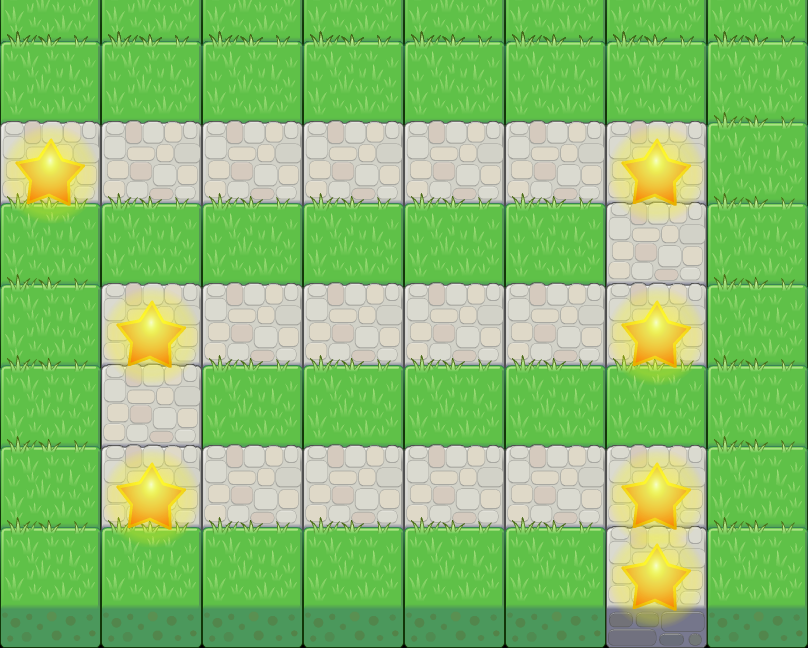

A 2D game scene composited from a Tiled map and its tileset images. What follows is a short description and the map's XML, with each tile layer's data collapsed to a summary:
An orthogonal 8x8 tile map with 101x81 px tiles, 2 tile layers (back, road).

<map version="1.0" orientation="orthogonal" renderorder="right-down" width="8" height="8" tilewidth="101" tileheight="81" nextobjectid="27">
 <tileset firstgid="1" name="ortho-test1" tilewidth="101" tileheight="171" spacing="2" margin="2">
  <image source="ortho-test1.png" width="1024" height="1024" />
 </tileset>
 <layer name="back" width="8" height="8">
  <data>[64 cells, 64 non-empty, 2 distinct tile ids]</data>
 </layer>
 <layer name="road" width="8" height="8">
  <data>[64 cells, 7 non-empty, 1 distinct tile ids]</data>
 </layer>
</map>
